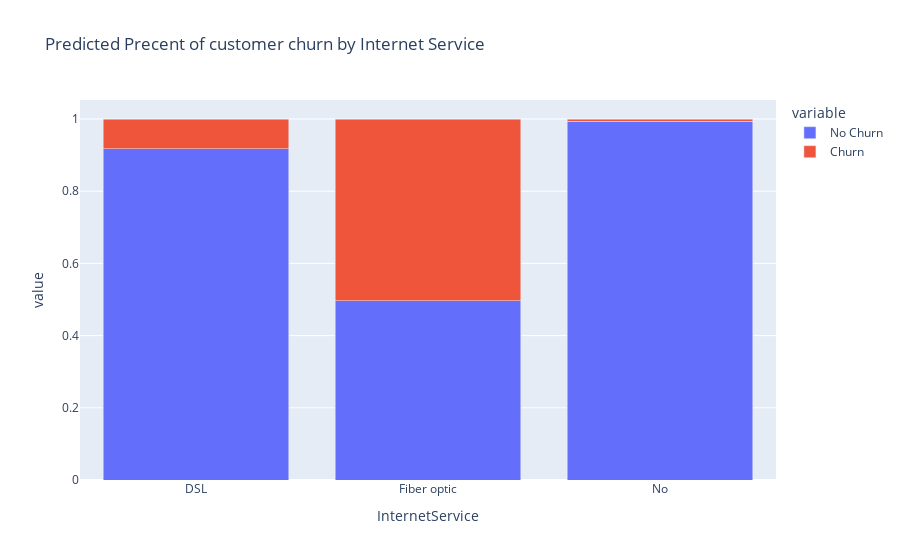

Notebook source saved alongside this figure:
### Code cell
InternetService = test.groupby('InternetService')['Churn'].value_counts(normalize=True).unstack().reset_index()
InternetService.rename(columns={'No': 'No Churn', 'Yes': 'Churn'}, inplace=True)

fig = px.bar(InternetService, x='InternetService', y= ['No Churn' , 'Churn'] , barmode='stack', title='Predicted Precent of customer churn by Internet Service')
fig.show()

### Figure 1 — Plotly figure (JSON) as saved in the notebook; plotly's stock layout.template omitted (floating-point values rounded to 4 significant figures)
{"data": [{"alignmentgroup": "True", "hovertemplate": "variable=No Churn<br>InternetService=%{x}<br>value=%{y}<extra></extra>", "legendgroup": "No Churn", "marker": {"color": "#636efa", "pattern": {"shape": ""}}, "name": "No Churn", "offsetgroup": "No Churn", "orientation": "v", "showlegend": true, "textposition": "auto", "type": "bar", "x": ["DSL", "Fiber optic", "No"], "xaxis": "x", "y": [0.9178, 0.4965, 0.9933], "yaxis": "y"}, {"alignmentgroup": "True", "hovertemplate": "variable=Churn<br>InternetService=%{x}<br>value=%{y}<extra></extra>", "legendgroup": "Churn", "marker": {"color": "#EF553B", "pattern": {"shape": ""}}, "name": "Churn", "offsetgroup": "Churn", "orientation": "v", "showlegend": true, "textposition": "auto", "type": "bar", "x": ["DSL", "Fiber optic", "No"], "xaxis": "x", "y": [0.08215, 0.5035, 0.006726], "yaxis": "y"}], "layout": {"barmode": "stack", "legend": {"title": {"text": "variable"}, "tracegroupgap": 0}, "title": {"text": "Predicted Precent of customer churn by Internet Service"}, "xaxis": {"anchor": "y", "domain": [0, 1], "title": {"text": "InternetService"}}, "yaxis": {"anchor": "x", "domain": [0, 1], "title": {"text": "value"}}}}
